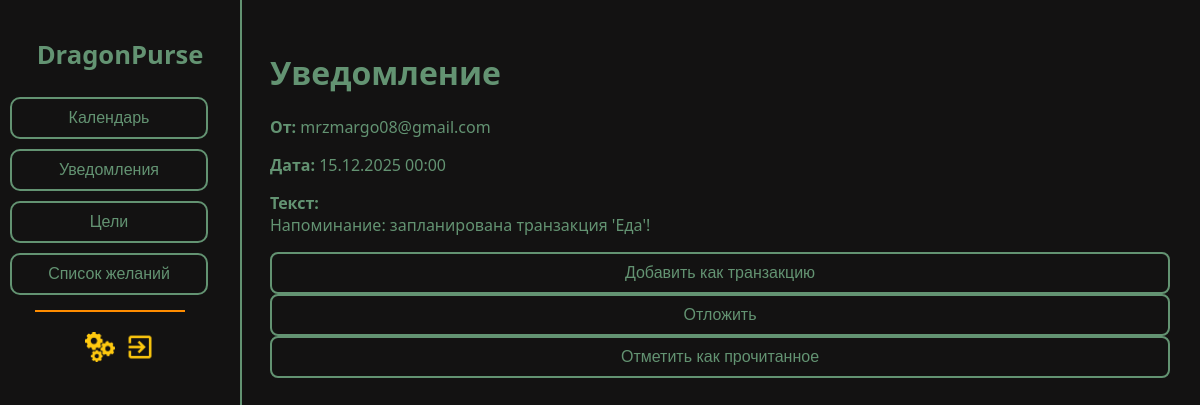
The page /notifications/27/ on the database its author committed.
### accounts/models.py (models this page shows, shortened)
class SharedAccessInvite(models.Model):
    STATUS_CHOICES = [
        ('pending', 'Ожидание'),
        ('accepted', 'Принято'),
        ('declined', 'Отклонено'),
    ]
    sender = models.ForeignKey(User, on_delete=models.CASCADE, related_name='sent_invites')
    receiver = models.ForeignKey(User, on_delete=models.CASCADE, related_name='received_invites')
    message = models.CharField(max_length=255, blank=True, null=True)
    status = models.CharField(max_length=20, choices=STATUS_CHOICES, default='pending')
    created_at = models.DateTimeField(auto_now_add=True)

class Notification(models.Model):
    user = models.ForeignKey(User, on_delete=models.CASCADE)
    message = models.TextField()
    notification_type = models.CharField(max_length=255, blank=True, null=True)  # Добавляем новое поле
    created_at = models.DateTimeField(auto_now_add=False)
    is_read = models.BooleanField(default=False)

### accounts/views.py (the view, shortened to what this page needs)
# urls.py: path('notifications/<int:pk>/', NotificationDetailView.as_view(), name='notification_detail'),
class NotificationDetailView(View):
    def get(self, request, pk):
        notification = get_object_or_404(Notification, pk=pk)
        invite = get_object_or_404(SharedAccessInvite)
        form = SharedAccountForm(initial={'email': invite.sender.email})
        return render(request, "accounts/notification_detail.html", {"notification": notification, "form":form, "invite":invite})

### accounts/templates/accounts/notification_detail.html (shortened to what this page needs)
{% extends "accounts/base.html" %}
{% load static %}
{% block head %}<link rel="stylesheet" href="{% static 'accounts/css/dashboard.css' %}">
<link rel="stylesheet" href="{% static 'accounts/css/theme.css' %}">{% endblock %}
{% block content %}
<div class="sidebar">
        <h1><a href="{% url 'dashboard' %}">DragonPurse</a></h1>
        <a href="{% url 'transaction_list' %}"><button>Календарь</button></a>
        <a href="{% url 'notifications_inbox' %}"><button>Уведомления</button></a>
        <a href="{% url 'goals_list' %}"><button>Цели</button></a>
        <a href="{% url 'wishlist_list' %}"><button>Список желаний</button></a>
        <div class="line"></div>
        <div style="display: flex; margin: 5px;">
        <a href="{% url 'settings' %}" style="display: flex; margin: 5px;"><img src="{% static 'accounts/img/settings_photo.png' %}" width="30" height="30" alt="настройки"></a>
        <a href="{% url 'logout' %}" style="display: flex; margin: 5px;"><img src="{% static 'accounts/img/exit_photo.png' %}" width="30" height="30" alt="выход"></a>
        </div>
    </div>
<main>
<h1>Уведомление</h1>
<p><strong>От:</strong> {{ invite.sender.email }}</p>
<p><strong>Дата:</strong> {{ notification.created_at|date:"d.m.Y H:i" }}</p>
<p><strong>Текст:</strong><br>{{ notification.message }}</p>
{% if notification.notification_type == "planned" %}
<div class="planned-actions">
    <form method="post" action="{% url 'planned_edit' notification.id %}">
        <button type="submit">Добавить как транзакцию</button>
    </form>
    <form method="post" action="{% url 'planned_edit' notification.id %}">
        <button type="submit">Отложить</button>
    </form>
</div>
{% endif %}
{% if not notification.is_read %}
<form method="post" action="{% url 'planned_edit' notification.id %}">
    <button type="submit">Отметить как прочитанное</button>
</form>
{% endif %}
</main>
{% endblock %}

### accounts/static/accounts/css/main.css (style rules this page uses)
body { font-family: "Inter", sans-serif; color: #639372; margin: 0; padding: 0; }
a { color: #639372; text-decoration: none; }
h1, h2, h3 { color: #639372; }
button { background-color: #131212; color: #639372; border: 2px solid #639372; border-radius: 8px; padding: 10px 20px; font-size: 1em; cursor: pointer; transition: all 0.3s ease; }
form { display: flex; flex-direction: column; gap: 15px; }

### accounts/static/accounts/css/theme.css (style rules this page uses)
:root { --background-color: #131212 }
body { background-color: var(--background-color); }
.sidebar { background-color: var(--background-color); }

### accounts/static/accounts/css/dashboard.css (style rules this page uses)
body { font-family: "Segoe UI", sans-serif; color: #639372; margin: 0; display: flex; }
h1, h2, p, a { color: #639372; }
.sidebar { width: 220px; background-color: #131212; border-right: 2px solid #639372; display: flex; flex-direction: column; align-items: center; padding: 20px 10px; height: 100vh; position: fixed; left: 0; top: 0; }
.sidebar h1 { font-size: 1.6em; margin-bottom: 20px; text-align: center; }
.sidebar a { text-decoration: none; width: 100%; }
.sidebar button { width: 90%; margin: 5px 0; padding: 10px; border: 2px solid #639372; border-radius: 10px; background-color: #131212; color: #639372; font-size: 1em; cursor: pointer; transition: background-color 0.3s, transform 0.2s; }
.sidebar .line { width: 150px; height: 2px; background-color: #FF8C00; margin: 10px 20px 10px 0px; }
main { margin-left: 240px; padding: 30px; flex: 1; }
a { color: #639372; }

### rows shown on the page
SharedAccessInvite: sender.email "mrzmargo08@gmail.com"
Notification: created_at "15.12.2025 00:00", message "Напоминание: запланирована транзакция 'Еда'!"
